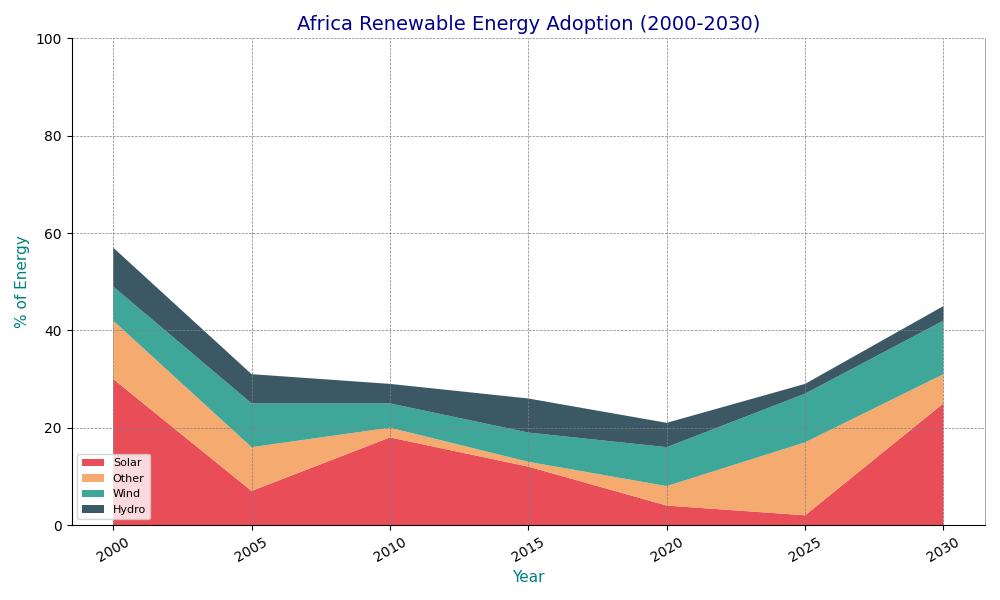

Here is the Python script that generated this plot:
import matplotlib.pyplot as plt
import numpy as np

years = np.array([2000, 2005, 2010, 2015, 2020, 2025, 2030])

north_america = {'solar': [3, 2, 10, 5, 15, 20, 18], 'wind': [10, 3, 28, 15, 5, 20, 25], 'hydro': [17, 16, 18, 15, 21, 19, 20], 'other': [5, 2, 9, 7, 10, 1, 3]}
south_america = {'solar': [12, 8, 15, 4, 1, 2, 18], 'wind': [5, 2, 13, 3, 10, 7, 15], 'hydro': [24, 23, 25, 20, 27, 22, 26], 'other': [5, 2, 7, 9, 6, 8, 3]}
europe = {'solar': [25, 15, 35, 20, 30, 5, 10], 'wind': [25, 15, 35, 20, 5, 30, 10], 'hydro': [14, 12, 20, 16, 10, 22, 18], 'other': [2, 3, 8, 5, 4, 6, 7]}
asia = {'solar': [11, 18, 1, 2, 7, 3, 14], 'wind': [9, 5, 3, 14, 22, 18, 1], 'hydro': [15, 13, 11, 18, 16, 10, 20], 'other': [1, 5, 7, 2, 3, 9, 11]}
africa = {'solar': [30, 7, 18, 12, 4, 2, 25], 'wind': [12, 9, 2, 1, 4, 15, 6], 'hydro': [7, 9, 5, 6, 8, 10, 11], 'other': [8, 6, 4, 7, 5, 2, 3]}

def plot_renewable_adoption(years, data, name):
    fig, ax = plt.subplots(figsize=(10, 6))

    ax.stackplot(years, data['solar'], data['wind'], data['hydro'], data['other'],
                 labels=['Solar', 'Other', 'Wind', 'Hydro'], colors=['#e63946', '#f4a261', '#2a9d8f', '#264653'], alpha=0.9)

    ax.set_title(f'{name} Renewable Energy Adoption (2000-2030)', fontsize=14, fontweight='normal', color='darkblue')
    ax.set_xlabel('Year', fontsize=11, color='teal')
    ax.set_ylabel('% of Energy', fontsize=11, color='teal')
    ax.set_xticks(years)
    ax.set_xticklabels(years, rotation=30)
    ax.set_ylim(0, 100)
    
    ax.legend(loc='lower left', fontsize=8, markerscale=1.2)
    ax.grid(True, linestyle='--', linewidth=0.5, color='gray')
    ax.spines['top'].set_visible(False)
    ax.spines['right'].set_linewidth(0.5)
    ax.spines['right'].set_color('gray')

    plt.tight_layout()
    plt.show()

plot_renewable_adoption(years, north_america, "N. America")
plot_renewable_adoption(years, south_america, "S. America")
plot_renewable_adoption(years, europe, "Europe")
plot_renewable_adoption(years, asia, "Asia")
plot_renewable_adoption(years, africa, "Africa")
